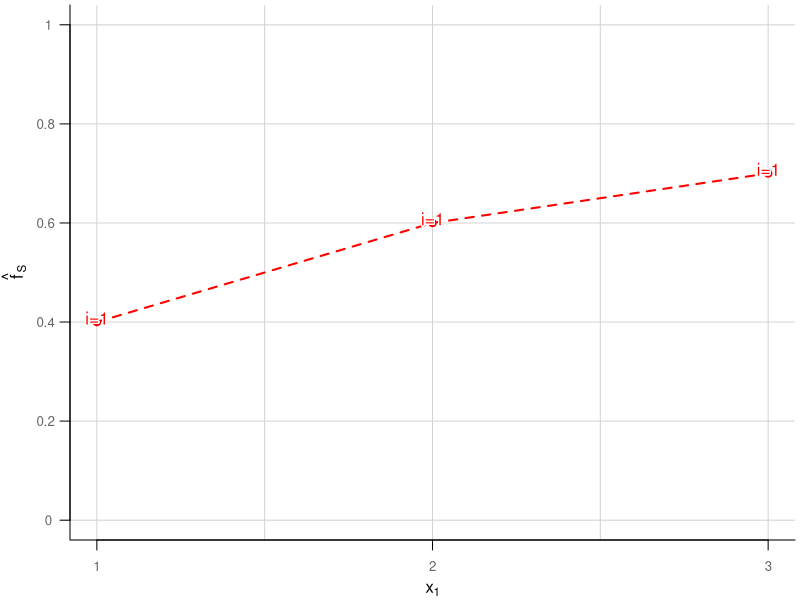
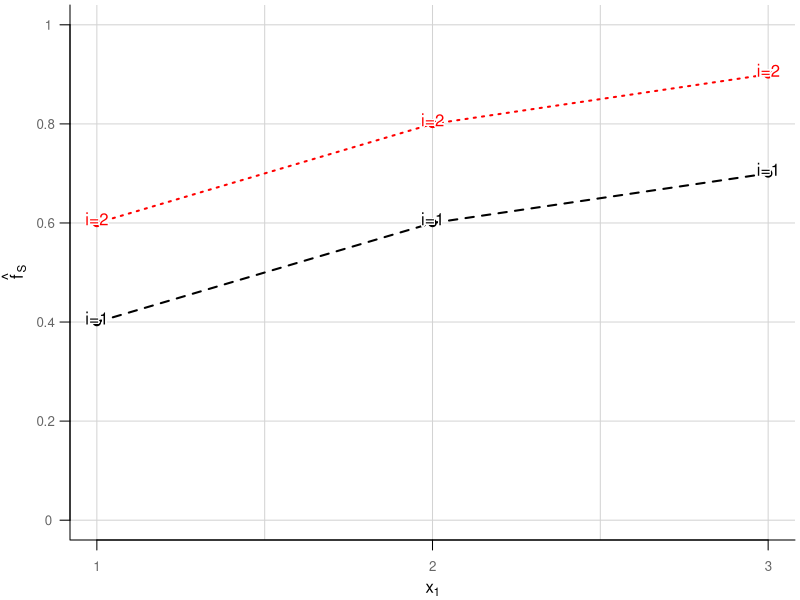
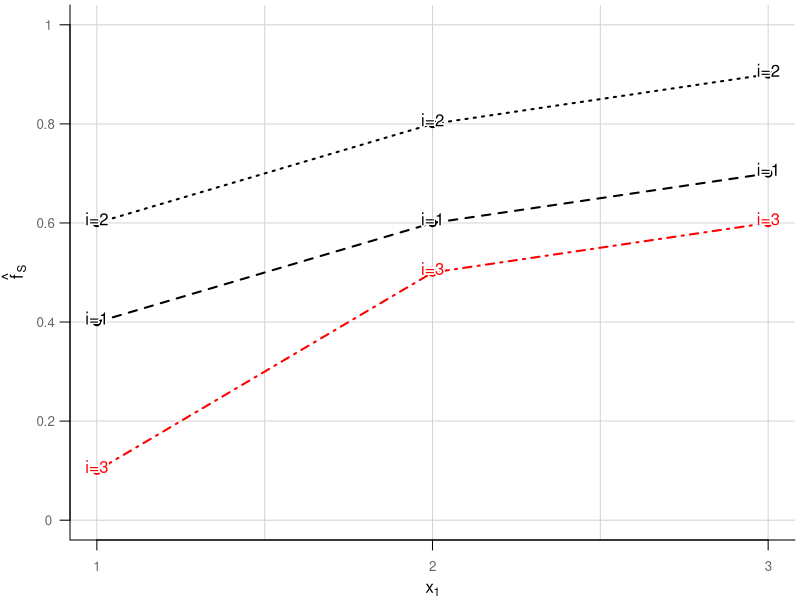

Recreate these plots in R, in order.
# HELPER -----------------------------------------------------------------------

shadowtext = function(x, y = NULL, labels, col = 'black', bg = 'white',
                      theta = seq(0, 2*pi, length.out = 50), r = 0.1, ... ) {
  
  xy = xy.coords(x,y)
  xo = r*strwidth('A')
  yo = r*strheight('A')
  
  # draw background text with small shift in x and y in background colour
  for (i in theta) {
    text(xy$x + cos(i)*xo, xy$y + sin(i)*yo, labels, col = bg, ... )
  }
  # draw actual text in exact xy position in foreground colour
  text(xy$x, xy$y, labels, col = col, ... )
}

plotImportanceDemo = function(x, dL, split, i = 1, ylab = expression(Delta~L), main = "Individual Conditional Importance (ICI) Curves", col = "black", polygon = FALSE) {
  plot(NULL, xlim = c(1, 3), ylim = c(0, 1), type = "n",
       xlab = "", ylab = "", xaxt = "n", yaxt = "n",
       frame.plot = FALSE, # Remove the frame
       panel.first = {
         grid(lty = 1)
         if (polygon) polygon(c(split[[i]]$x, rev(split[[i]]$x)), c(split[[i]]$dL, rep(0, length(split[[i]]$x))), border = NA, col = rgb(0, 0, 0, 0.25))
       })
  box(bty = "L")
  title(main = main, adj = 0, font.main = 1)
  title(xlab = expression(x[1]), ylab = ylab, line = 2)
  axis(1, at = c(1, 2, 3), padj = -0.5, cex.axis = 0.8, col.axis = "gray40")
  axis(2, at = seq(0, 1, by = 0.2), las = 2, hadj = 0.75,
       labels = prettyNum(seq(0, 1, by = 0.2)), padj = 0.5, cex.axis = 0.8, col.axis = "gray40")
  
  for (d in split[1:i]) {
    lines(d$x, d$dL, lty = d$pch + 1, lwd = 2, col = col)
    points(d$x, d$dL, pch = 19, col = col)
    shadowtext(d$x, d$dL - 0.025,
               labels = paste0("i=", d$pch), pos = 3, col = col)
  }
}

# DATA -------------------------------------------------------------------------

i = pch = rep(1:3, 3)
x = c(1,1,1,2,2,2,3,3,3)
y = c(
  1,1,0,
  1,1,0,
  1,1,0)
fh = c(
  0.7, 0.7, 0.1,
  0.4, 0.7, 0.1,
  0.7, 0.6, 0.3)
l = abs(y - fh)
li = l[c(1,5,9)]
li = li[i]
dL = c(0.4,0.6,0.1,0.6,0.8,0.5,0.7,0.9,0.6)
lreplace = dL + mean(l)
X = data.frame(pch, x, dL)
X.aggr = aggregate(dL ~ x, data = X, FUN = mean, na.rm = TRUE)

split = split(X, X$pch)
split = lapply(split, function(x) x[order(x$x), ])

# PLOT -------------------------------------------------------------------------

pdf(file = "slides/feature-effects/figure/ICE.pdf", width = 5, height = 4)
par(mar = c(3,3.5,0.25,0.25))
pch.sym = paste0("i=", c("1","2","3"))
p = pch.sym[pch]
#p[p == x] = NA

plotImportanceDemo(x, dL, ylab = expression(hat(f)[S]), main = "",
                   split = split, i = 1, col  = "red")

par(mar = c(3,3.5,0.25,0.25))
plotImportanceDemo(x, dL, ylab = expression(hat(f)[S]), main = "",
                   split = split, i = 1)

d = split[[2]]
col = "red"
lines(d$x, d$dL, lty = d$pch + 1, lwd = 2, col = col)
points(d$x, d$dL, pch = 19, col = col)
shadowtext(d$x, d$dL - 0.025,
           labels = paste0("i=", d$pch), pos = 3, col = col)

par(mar = c(3,3.5,0.25,0.25))
plotImportanceDemo(x, dL, ylab = expression(hat(f)[S]), main = "",
                   split = split, i = 2)

d = split[[3]]
col = "red"
lines(d$x, d$dL, lty = d$pch + 1, lwd = 2, col = col)
points(d$x, d$dL, pch = 19, col = col)
shadowtext(d$x, d$dL - 0.025,
           labels = paste0("i=", d$pch), pos = 3, col = col)
dev.off()
